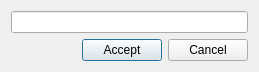
<?xml version="1.0" encoding="UTF-8"?>
<ui version="4.0">
 <class>QmitkSearchLabelDialogGUI</class>
 <widget class="QDialog" name="QmitkSearchLabelDialogGUI">
  <property name="geometry">
   <rect>
    <x>0</x>
    <y>0</y>
    <width>259</width>
    <height>71</height>
   </rect>
  </property>
  <property name="sizePolicy">
   <sizepolicy hsizetype="Fixed" vsizetype="Fixed">
    <horstretch>0</horstretch>
    <verstretch>0</verstretch>
   </sizepolicy>
  </property>
  <property name="windowTitle">
   <string>Search Label</string>
  </property>
  <property name="autoFillBackground">
   <bool>false</bool>
  </property>
  <property name="sizeGripEnabled">
   <bool>false</bool>
  </property>
  <property name="modal">
   <bool>true</bool>
  </property>
  <layout class="QVBoxLayout" name="verticalLayout">
   <item>
    <widget class="QLineEdit" name="m_LabelName"/>
   </item>
   <item>
    <layout class="QHBoxLayout" name="horizontalLayout_4">
     <item>
      <spacer name="horizontalSpacer_2">
       <property name="orientation">
        <enum>Qt::Horizontal</enum>
       </property>
       <property name="sizeHint" stdset="0">
        <size>
         <width>40</width>
         <height>20</height>
        </size>
       </property>
      </spacer>
     </item>
     <item>
      <widget class="QPushButton" name="m_pbAccept">
       <property name="text">
        <string>Accept</string>
       </property>
      </widget>
     </item>
     <item>
      <widget class="QPushButton" name="m_pbCancel">
       <property name="text">
        <string>Cancel</string>
       </property>
      </widget>
     </item>
    </layout>
   </item>
  </layout>
 </widget>
 <resources/>
 <connections/>
</ui>
